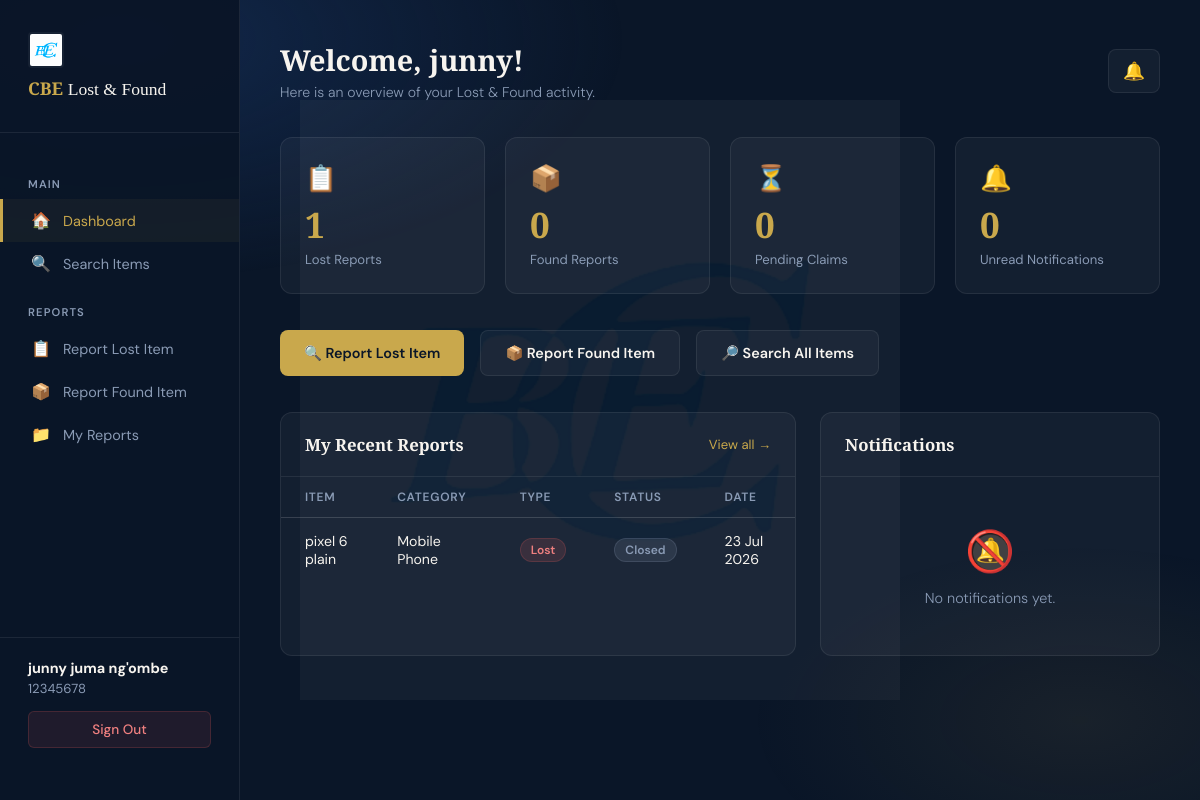
The app's page /student/dashboard.php (signed in) with its own data.
### tables this page shows
CREATE TABLE `items` (
  `item_id` int(11) NOT NULL,
  `user_id` int(11) NOT NULL,
  `category_id` int(11) NOT NULL,
  `item_name` varchar(100) NOT NULL,
  `description` text NOT NULL,
  `color` varchar(50) DEFAULT NULL,
  `brand` varchar(50) DEFAULT NULL,
  `location` varchar(150) NOT NULL,
  `date_occurred` date NOT NULL,
  `item_photo` varchar(255) DEFAULT NULL,
  `type` enum('lost','found') NOT NULL,
  `status` enum('open','claimed','closed') DEFAULT 'open',
  `created_at` timestamp NOT NULL DEFAULT current_timestamp()
);

CREATE TABLE `categories` (
  `category_id` int(11) NOT NULL,
  `category_name` varchar(50) NOT NULL
);

### student/dashboard.php (the view, shortened to what this page needs)
<?php
require_once '../config/db.php';
$user_id   = $_SESSION['user_id'];
$full_name = $_SESSION['full_name'];
$lost_count = mysqli_fetch_assoc(mysqli_query($conn,
    "SELECT COUNT(*) AS total FROM items WHERE user_id=$user_id AND type='lost'"))['total'];
$found_count = mysqli_fetch_assoc(mysqli_query($conn,
    "SELECT COUNT(*) AS total FROM items WHERE user_id=$user_id AND type='found'"))['total'];
$claims_count = mysqli_fetch_assoc(mysqli_query($conn,
    "SELECT COUNT(*) AS total FROM claims WHERE claimant_id=$user_id AND status='pending'"))['total'];
$notif_count = mysqli_fetch_assoc(mysqli_query($conn,
    "SELECT COUNT(*) AS total FROM notifications WHERE user_id=$user_id AND is_read=0"))['total'];
$recent = mysqli_query($conn,
    "SELECT i.*, c.category_name FROM items i
     JOIN categories c ON i.category_id = c.category_id
     WHERE i.user_id = $user_id
     ORDER BY i.created_at DESC LIMIT 5");
$notifs = mysqli_query($conn,
    "SELECT * FROM notifications WHERE user_id=$user_id ORDER BY created_at DESC LIMIT 3");
?>
<!DOCTYPE html>
<html lang="en">
<head>
</head>
<body>
<div class="logo-watermark"></div>
<aside class="sidebar">
    <div class="sidebar-logo"><img src="../assets/images/College_of_Business_Education.jpg" style="width:36px;height:36px;object-fit:contain;border-radius:4px;background:rgba(255,255,255,0.05);padding:2px;margin-bottom:8px;display:block;" alt="CBE">CBE <span>Lost &amp; Found</span></div>
    <nav class="sidebar-menu">
        <p class="menu-label">Main</p>
        <a href="dashboard.php" class="menu-item active">
            <span class="menu-icon">🏠</span> Dashboard
        </a>
        <a href="search.php" class="menu-item">
            <span class="menu-icon">🔍</span> Search Items
        </a>
        <p class="menu-label">Reports</p>
        <a href="report_lost.php" class="menu-item">
            <span class="menu-icon">📋</span> Report Lost Item
        </a>
        <a href="report_found.php" class="menu-item">
            <span class="menu-icon">📦</span> Report Found Item
        </a>
        <a href="my_reports.php" class="menu-item">
            <span class="menu-icon">📁</span> My Reports
        </a>
    </nav>
    <div class="sidebar-footer">
        <div class="user-info">
            <strong><?php echo htmlspecialchars($full_name); ?></strong>
            <?php echo htmlspecialchars($_SESSION['reg_number']); ?>
        </div>
        <a href="../auth/logout.php" class="btn-logout">Sign Out</a>
    </div>
</aside>
<main class="main">
    <div class="topbar">
        <div>
            <h1 class="page-title">Welcome, <?php echo htmlspecialchars(explode(' ', $full_name)[0]); ?>!</h1>
            <p class="page-sub">Here is an overview of your Lost & Found activity.</p>
        </div>
        <a href="#" class="notif-btn">
            🔔
        </a>
    </div>
    <div class="stats-grid">
        <div class="stat-card">
            <span class="stat-icon">📋</span>
            <span class="stat-value"><?php echo $lost_count; ?></span>
            <span class="stat-label">Lost Reports</span>
        </div>
        <div class="stat-card">
            <span class="stat-icon">📦</span>
            <span class="stat-value"><?php echo $found_count; ?></span>
            <span class="stat-label">Found Reports</span>
        </div>
        <div class="stat-card">
            <span class="stat-icon">⏳</span>
            <span class="stat-value"><?php echo $claims_count; ?></span>
            <span class="stat-label">Pending Claims</span>
        </div>
        <div class="stat-card">
            <span class="stat-icon">🔔</span>
            <span class="stat-value"><?php echo $notif_count; ?></span>
            <span class="stat-label">Unread Notifications</span>
        </div>
    </div>
    <div class="actions">
        <a href="report_lost.php" class="action-btn action-primary">
            🔍 Report Lost Item
        </a>
        <a href="report_found.php" class="action-btn action-secondary">
            📦 Report Found Item
        </a>
        <a href="search.php" class="action-btn action-secondary">
            🔎 Search All Items
        </a>
    </div>
    <div class="two-col">
        <div class="section-card">
            <div class="section-header">
                <h2 class="section-title">My Recent Reports</h2>
                <a href="my_reports.php" class="section-link">View all →</a>
            </div>
            <?php if (mysqli_num_rows($recent) > 0): ?>
            <div class="table-wrap">
                <table>
                    <thead>
                        <tr>
                            <th>Item</th>
                            <th>Category</th>
                            <th>Type</th>
                            <th>Status</th>
                            <th>Date</th>
                        </tr>
                    </thead>
                    <tbody>
                        <?php while ($row = mysqli_fetch_assoc($recent)): ?>
                        <tr>
                            <td><?php echo htmlspecialchars($row['item_name']); ?></td>
                            <td><?php echo htmlspecialchars($row['category_name']); ?></td>
                            <td>
                                <span class="badge badge-<?php echo $row['type']; ?>">
                                    <?php echo ucfirst($row['type']); ?>
                                </span>
                            </td>
                            <td>
                                <span class="badge badge-<?php echo $row['status']; ?>">
                                    <?php echo ucfirst($row['status']); ?>
                                </span>
                            </td>
                            <td><?php echo date('d M Y', strtotime($row['created_at'])); ?></td>
                        </tr>
                        <?php endwhile; ?>
                    </tbody>
                </table>
            </div>
            <?php endif; ?>
        </div>
        <div class="section-card">
            <div class="section-header">
                <h2 class="section-title">Notifications</h2>
            </div>
            <?php if (mysqli_num_rows($notifs) > 0): ?>
                <?php while ($n = mysqli_fetch_assoc($notifs)): ?>
                <div class="notif-item <?php echo $n['is_read'] == 0 ? 'unread' : ''; ?>">
                    <?php echo htmlspecialchars($n['message']); ?>
                    <div class="notif-time"><?php echo date('d M Y, H:i', strtotime($n['created_at'])); ?></div>
                </div>
                <?php endwhile; ?>
            <?php else: ?>
                <div class="empty">
                    <div class="empty-icon">🔕</div>
                    <p>No notifications yet.</p>
                </div>
            <?php endif; ?>
        </div>
    </div>
</main>
</body>
</html>

### records on screen
items: item_name "pixel 6 plain", category.category_name "Mobile Phone", type "Lost", status "Closed", created_at "23 Jul 2026"

### other values on screen
$full_name "junny juma ng'ombe"
$_SESSION['reg_number'] "12345678"
explode(' ', $full_name)[0] "junny"
$lost_count "1"
$found_count "0"
$claims_count "0"
$notif_count "0"
